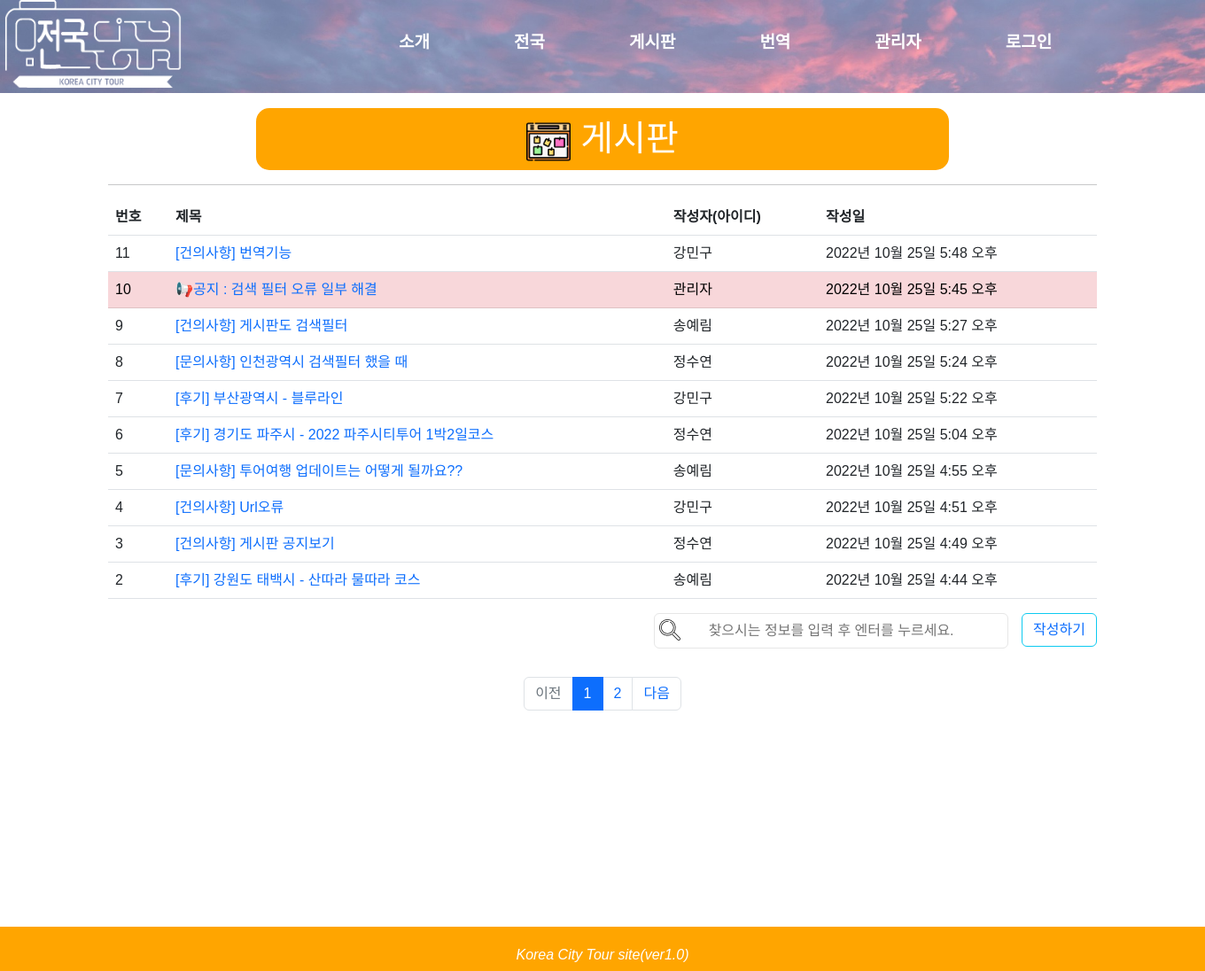
/board/board/, run on an earlier commit of the app's database.
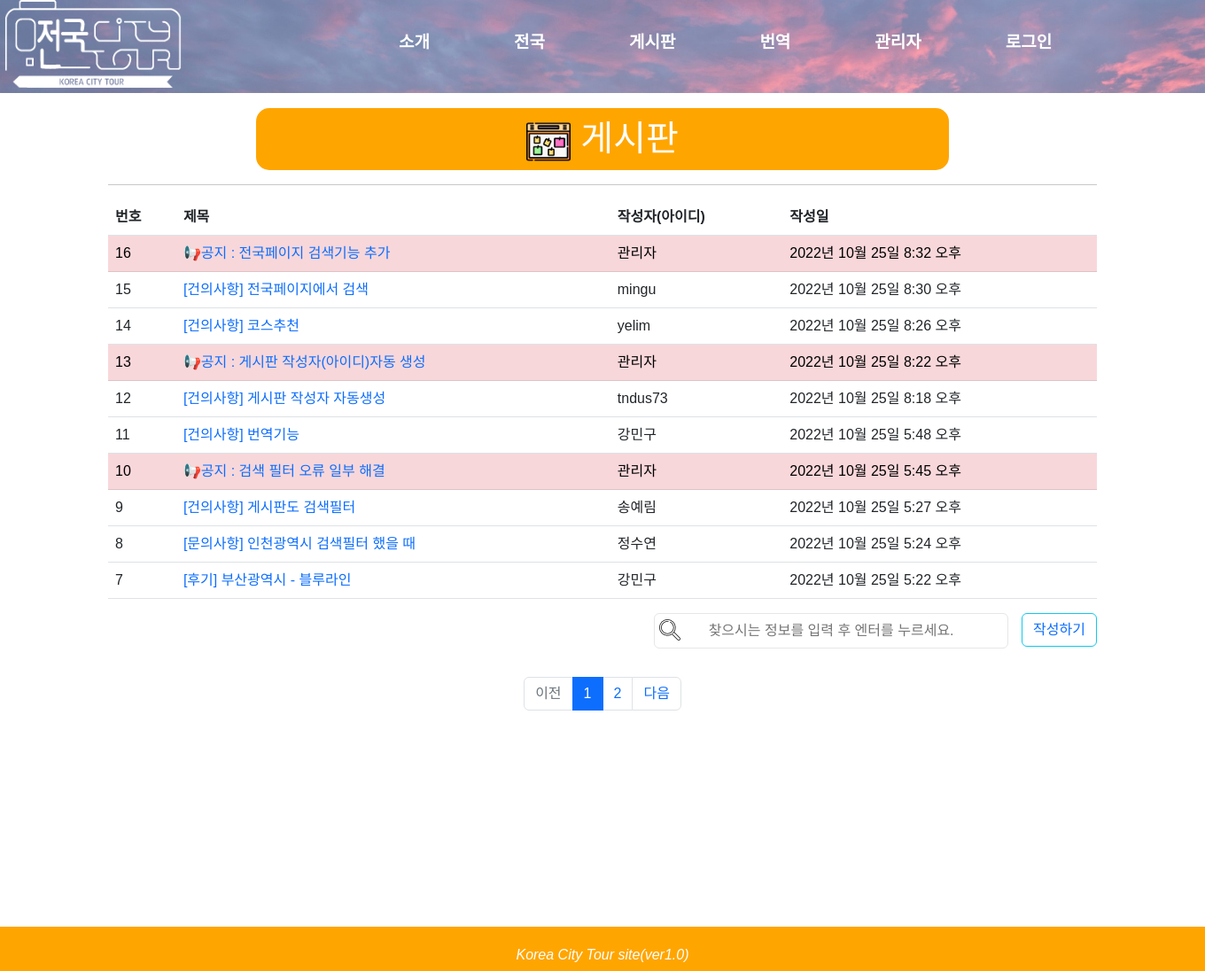
And on a later commit of the database.
### board/models.py (models this page shows)
class Notice1(models.Model):
    title = models.CharField(max_length=50)
    name = models.CharField(max_length=20)
    contents = models.TextField()
    time = models.DateTimeField(auto_now_add=True)
    def __str__(self):
        return self.name

### board/views.py (the view, shortened to what this page needs)
# urls.py: path('board/', views.board, name="board"),
def board(request):
    q = request.GET.get('q', '')
    if q == "":
        lists = Notice1.objects.all() #모든 Board가져와 저장
        page = request.GET.get('page', '1')  # GET 방식으로 정보를 받아오는 데이터
        question_list = Notice1.objects.order_by('-time') # time기준으로 역순
        print(question_list)
        paginator = Paginator(question_list, 10)  # Paginator(분할될 객체, 페이지 당 담길 객체수)
        page_obj = paginator.get_page(page)  # 페이지 번호를 받아 해당 페이지를 리턴 get_page 권장
        context = {
        'page_obj': page_obj,
        }
        return render(request, 'board.html', context)

### board/templatetags/notes_filter.py (called while the page is built)
@register.filter
def sub(value, arg):
    return value - arg

### board/templates/board.html (shortened to what the changed rows need)
{% extends "base.html" %}
{% load notes_filter %}
{% block head %}
    <link href="https://cdn.jsdelivr.net/npm/bootstrap@5.2.2/dist/css/bootstrap.min.css" rel="stylesheet">
{% endblock %}
{% block contents %}
    <div class="container my-3">
        <div class = "page_title" style ="text-align : center">
            <h1 style = "text-align:center; color:white"><img src = "/static/images/notice.png" width = 50px height = 50px> 게시판</h1><br>
        </div><hr>
            <table class="table">
              <thead>
                  <th scope="col">번호</th>
                  <th scope="col">제목</th>
                  <th scope="col">작성자(아이디)</th>
                  <th scope="col">작성일</th>
              </thead>
              <tbody>
              {% if page_obj %}
              {% for list in page_obj %}
                {% if list.name == "관리자" %}
                      <tr class="table-danger">
                          <td>
                            {{ page_obj.paginator.count|sub:page_obj.start_index|sub:forloop.counter0|add:1 }}
                          </td>
                          <td>
                                {% if user.id %}
                                    <a href ="{{list.pk}}/">{{ list.title }}</a>
                                {% else %}
                                    <a href="{% url 'common:login' %}">{{ list.title }}</a>
                                {% endif %}
                          </td>
                          <td>{{ list.name }}</td>
                          <td>{{ list.time }}</td>
                      </tr>
                {% else %}
                    <tr>
                          <td>
                            {{ page_obj.paginator.count|sub:page_obj.start_index|sub:forloop.counter0|add:1 }}
                          </td>
                          <td>
                                {% if user.id %}
                                    <a href ="{{list.pk}}/">{{ list.title }}</a>
                                {% else %}
                                    <a href="{% url 'common:login' %}">{{ list.title }}</a>
                                {% endif %}
                          </td>
                          <td>{{ list.name }}</td>
                          <td>{{ list.time }}</td>
                      </tr>
                {% endif %}
              {% endfor %}
              {% else %}
              <tr>
                  <td colspan="4" style="text-align: center">작성글이 없습니다</td>
              </tr>
              {% endif %}
              </tbody>
        </table>
    </div>
    <div id="paging">
        <ul class="pagination justify-content-center" style="margin-top: 2rem;">
            {% for page_number in page_obj.paginator.page_range %}
            {% if page_number >= page_obj.number|add:-3 and page_number <= page_obj.number|add:3 %}
            {% if page_number == page_obj.number %}
            <li class="page-item active" aria-current="page">
                <a class="page-link" href="?page={{ page_number }}">{{ page_number }}</a>
            </li>
            {% else %}
            <li class="page-item">
                <a class="page-link" href="?page={{ page_number }}">{{ page_number }}</a>
            </li>
            {% endif %}
            {% endif %}
            {% endfor %}
        </ul>
        <br>
    </div>
{% endblock %}

What changed in the data, as far as the page shows it:
no longer on this page (row edited): Notice1: paginator.count|sub "6", title "[후기] 경기도 파주시 - 2022 파주시티투어 1박2일코스", name "정수연", time "2022년 10월 25일 5:04 오후"
no longer on this page (row unchanged): Notice1: paginator.count|sub "5", title "[문의사항] 투어여행 업데이트는 어떻게 될까요??", name "송예림", time "2022년 10월 25일 4:55 오후"
no longer on this page (row unchanged): Notice1: paginator.count|sub "4", title "[건의사항] Url오류", name "강민구", time "2022년 10월 25일 4:51 오후"
no longer on this page (row unchanged): Notice1: paginator.count|sub "3", title "[건의사항] 게시판 공지보기", name "정수연", time "2022년 10월 25일 4:49 오후"
no longer on this page (row unchanged): Notice1: paginator.count|sub "2", title "[후기] 강원도 태백시 - 산따라 물따라 코스", name "송예림", time "2022년 10월 25일 4:44 오후"
added Notice1: paginator.count|sub "16", title "📢공지 : 전국페이지 검색기능 추가", name "관리자", time "2022년 10월 25일 8:32 오후"
added Notice1: paginator.count|sub "15", title "[건의사항] 전국페이지에서 검색", name "mingu", time "2022년 10월 25일 8:30 오후"
added Notice1: paginator.count|sub "14", title "[건의사항] 코스추천", name "yelim", time "2022년 10월 25일 8:26 오후"
added Notice1: paginator.count|sub "13", title "📢공지 : 게시판 작성자(아이디)자동 생성", name "관리자", time "2022년 10월 25일 8:22 오후"
added Notice1: paginator.count|sub "12", title "[건의사항] 게시판 작성자 자동생성", name "tndus73", time "2022년 10월 25일 8:18 오후"
